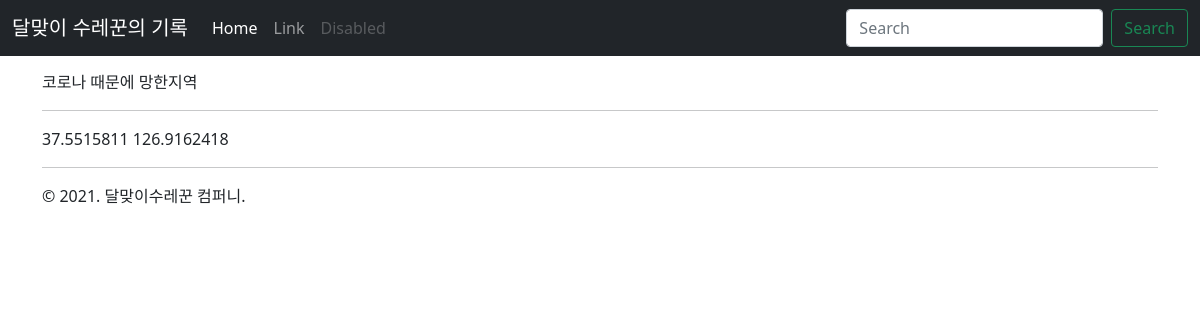
The page /travel/4/ on the database its author committed.
### travel/models.py (models this page shows)
class Post(models.Model):
    message = models.TextField(verbose_name="메세지")
    latitude = models.FloatField(verbose_name="위도")
    longitude = models.FloatField(verbose_name="경도")

### travel/views.py (the view)
# urls.py: path("<int:pk>/", views.post_detail, name="post_detail"),
def post_detail(request: HttpRequest, pk: int):  # pk는 프라이머리키의 약자
    post = Post.objects.get(pk=pk)
    return render(
        request,
        "travel/post_detail.html",
        {
            "post": post,
        },
    )

### travel/templates/travel/post_detail.html
{% extends "travel/layout.html" %}
{% block content %}
{{ post.message }}
<hr />
{{ post.latitude }}
{{ post.longitude }}
{% endblock %}

### travel/templates/travel/layout.html (style rules this page uses)
body { padding-top: 70px; }

### rows shown on the page
Post: message "코로나 때문에 망한지역", latitude "37.5515811", longitude "126.9162418"
